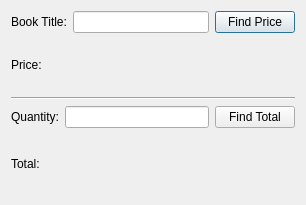
<?xml version="1.0" encoding="UTF-8"?>
<ui version="4.0">
 <class>Dialog</class>
 <widget class="QDialog" name="Dialog">
  <property name="geometry">
   <rect>
    <x>0</x>
    <y>0</y>
    <width>306</width>
    <height>205</height>
   </rect>
  </property>
  <property name="windowTitle">
   <string>Book Selling System</string>
  </property>
  <layout class="QVBoxLayout" name="verticalLayout_3">
   <item>
    <layout class="QVBoxLayout" name="verticalLayout_2">
     <item>
      <layout class="QHBoxLayout" name="horizontalLayout_2">
       <item>
        <widget class="QLabel" name="label">
         <property name="text">
          <string>Book Title:</string>
         </property>
        </widget>
       </item>
       <item>
        <widget class="QLineEdit" name="lineEdit"/>
       </item>
       <item>
        <widget class="QPushButton" name="pushButton">
         <property name="text">
          <string>Find Price</string>
         </property>
        </widget>
       </item>
      </layout>
     </item>
     <item>
      <layout class="QVBoxLayout" name="verticalLayout">
       <item>
        <layout class="QHBoxLayout" name="horizontalLayout_3">
         <item>
          <widget class="QLabel" name="label_3">
           <property name="text">
            <string>Price: </string>
           </property>
          </widget>
         </item>
         <item>
          <widget class="QLabel" name="label_4">
           <property name="text">
            <string/>
           </property>
          </widget>
         </item>
        </layout>
       </item>
       <item>
        <widget class="Line" name="line">
         <property name="frameShadow">
          <enum>QFrame::Sunken</enum>
         </property>
         <property name="lineWidth">
          <number>1</number>
         </property>
         <property name="orientation">
          <enum>Qt::Horizontal</enum>
         </property>
        </widget>
       </item>
      </layout>
     </item>
    </layout>
   </item>
   <item>
    <layout class="QVBoxLayout" name="verticalLayout_4">
     <item>
      <layout class="QHBoxLayout" name="horizontalLayout">
       <item>
        <widget class="QLabel" name="label_2">
         <property name="text">
          <string>Quantity:</string>
         </property>
        </widget>
       </item>
       <item>
        <widget class="QLineEdit" name="lineEdit_2"/>
       </item>
       <item>
        <widget class="QPushButton" name="pushButton_2">
         <property name="text">
          <string>Find Total</string>
         </property>
        </widget>
       </item>
      </layout>
     </item>
     <item>
      <layout class="QHBoxLayout" name="horizontalLayout_4">
       <item>
        <widget class="QLabel" name="label_5">
         <property name="text">
          <string>Total: </string>
         </property>
        </widget>
       </item>
       <item>
        <widget class="QLabel" name="label_6">
         <property name="text">
          <string/>
         </property>
        </widget>
       </item>
      </layout>
     </item>
    </layout>
   </item>
  </layout>
 </widget>
 <resources/>
 <connections/>
</ui>
